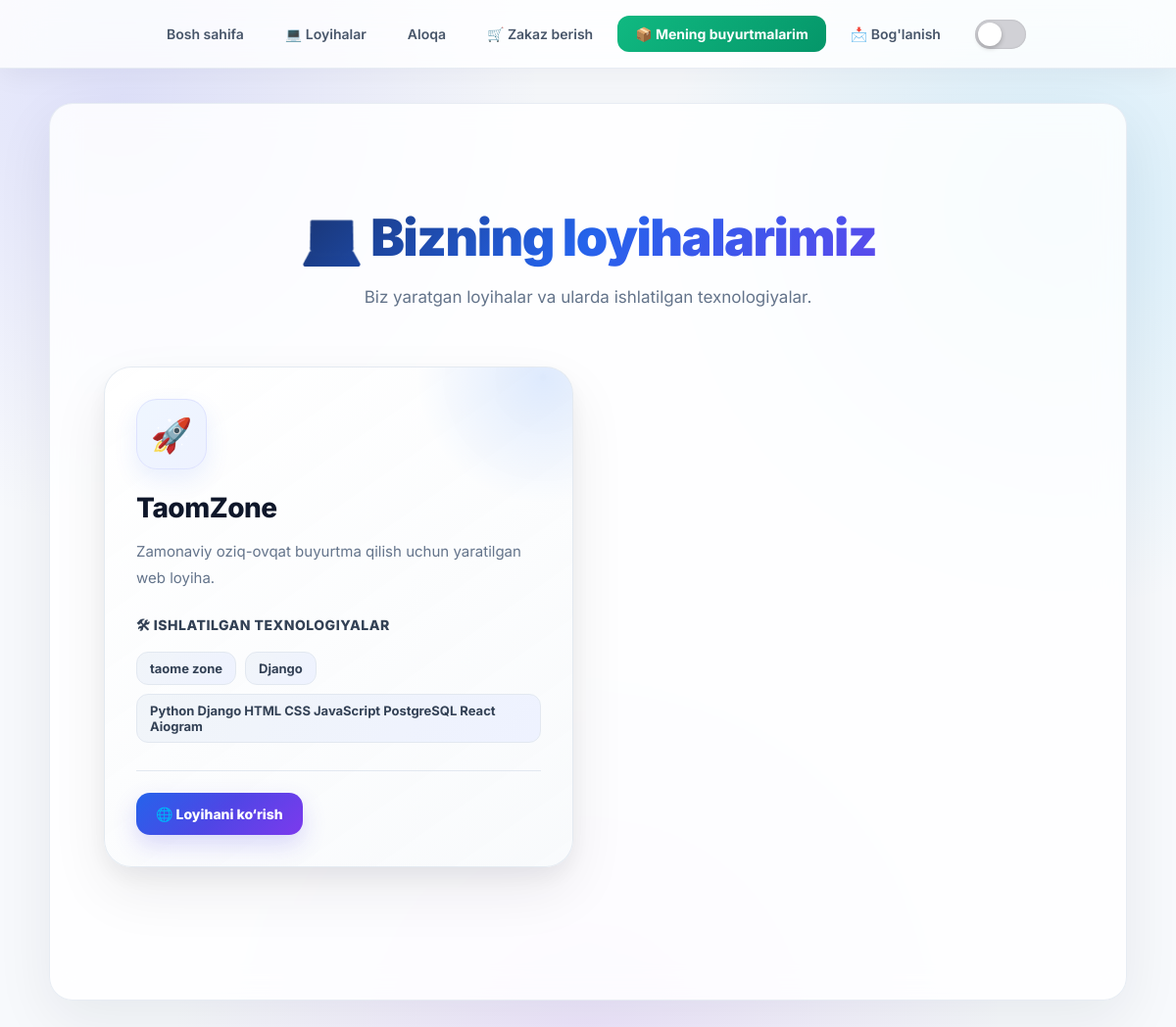
Screenshot of /loyihalar/ with the database file from the repository.
### store/models.py (models this page shows, shortened)
class Project(models.Model):
    name = models.CharField(
        max_length=200
    )
    description = models.TextField()
    link = models.URLField(
        blank=True
    )
    technologies = models.ManyToManyField(
        Technology,
        related_name="projects"
    )
    created_at = models.DateTimeField(
        auto_now_add=True
    )

class Technology(models.Model):
    name = models.CharField(
        max_length=100,
        unique=True
    )

### store/views.py (the view)
def loyihalar(request):
    projects = Project.objects.prefetch_related(
        "technologies"
    ).order_by(
        "-created_at"
    )
    return render(
        request,
        "store/loyihalar.html",
        {
            "projects": projects
        }
    )

### store/templates/store/loyihalar.html (shortened to what this page needs)
{% extends 'store/base.html' %}
{% block content %}
<div class="projects-page">
    <div class="projects-header">
        <h2>💻 Bizning loyihalarimiz</h2>
        <p>
            Biz yaratgan loyihalar va ularda ishlatilgan texnologiyalar.
        </p>
    </div>
    <div class="projects-grid">
        {% for project in projects %}
        <div class="project-card">
            <div class="project-icon">
                🚀
            </div>
            <h3>
                {{ project.name }}
            </h3>
            <p class="project-description">
                {{ project.description }}
            </p>
            <div class="technology-title">
                🛠 Ishlatilgan texnologiyalar
            </div>
            <div class="technology-list">
                {% for technology in project.technologies.all %}
                <span class="technology-tag">
                    {{ technology.name }}
                </span>
                {% empty %}
                <span class="technology-tag">
                    Texnologiya kiritilmagan
                </span>
                {% endfor %}
            </div>
            {% if project.link %}
            <div class="project-link-box">
                <a
                    href="{{ project.link }}"
                    target="_blank"
                    rel="noopener noreferrer"
                    class="project-link-btn"
                >
                    🌐 Loyihani ko‘rish
                </a>
            </div>
            {% endif %}
        </div>
        {% endfor %}
    </div>
</div>
{% endblock %}

### store/static/store/css/uslub.css (style rules this page uses)
* { margin: 0; padding: 0; box-sizing: border-box; }
html { scroll-behavior: smooth; }
body { font-family: 'Inter', Arial, sans-serif; min-height: 100vh; color: #172033; background: radial-gradient( circle at 10% 10%, rgba(99, 102, 241, 0.16), transparent 30% ), radial-gradient( circle at 90% 20%, rgba(14, 165, 233, 0.14), transparent 30% ), radial-gradient( circle at 50% 100%, rgba(168, 85, 247, 0.12), transparent 35% ), #f7f9fc; }
h2 { margin-bottom: 15px; color: #1e293b; font-size: 27px; font-weight: 700; }
h3 { margin-bottom: 10px; color: #4f46e5; font-size: 20px; }
p { color: #64748b; font-size: 16px; line-height: 1.8; margin-bottom: 12px; }
.projects-page { padding: 70px 20px 100px; max-width: 1250px; margin: 0 auto; }
.projects-header { text-align: center; margin-bottom: 55px; }
.projects-header h2 { margin: 0 0 14px; font-size: clamp(32px, 5vw, 52px); font-weight: 900; letter-spacing: -1.5px; background: linear-gradient( 135deg, #111827, #2563eb, #7c3aed ); -webkit-background-clip: text; -webkit-text-fill-color: transparent; background-clip: text; }
.projects-header p { max-width: 700px; margin: 0 auto; color: #64748b; font-size: 17px; line-height: 1.8; }
.projects-grid { max-width: 1100px; margin: 0 auto; display: grid; grid-template-columns: repeat(2, minmax(0, 1fr)); gap: 30px; }
.project-card { position: relative; padding: 32px; border-radius: 28px; background: linear-gradient( 145deg, rgba(255, 255, 255, 0.96), rgba(248, 250, 252, 0.90) ); border: 1px solid rgba(226, 232, 240, 0.9); box-shadow: 0 10px 25px rgba(15, 23, 42, 0.06), 0 25px 60px rgba(15, 23, 42, 0.07); overflow: hidden; transition: transform 0.45s ease, box-shadow 0.45s ease, border-color 0.45s ease; animation: portfolioCardAppear 0.7s ease both; }
.project-card::before { content: ""; position: absolute; top: -120px; right: -100px; width: 260px; height: 260px; border-radius: 50%; background: radial-gradient( circle, rgba(59, 130, 246, 0.16), transparent 70% ); pointer-events: none; transition: 0.5s ease; }
.project-icon { width: 72px; height: 72px; margin-bottom: 22px; display: flex; align-items: center; justify-content: center; border-radius: 21px; background: linear-gradient( 135deg, #eff6ff, #eef2ff ); border: 1px solid rgba(99, 102, 241, 0.12); font-size: 34px; box-shadow: 0 10px 25px rgba(37, 99, 235, 0.10); transition: transform 0.4s ease, box-shadow 0.4s ease; }
.project-card h3 { position: relative; z-index: 2; margin: 0 0 14px; color: #0f172a; font-size: 28px; font-weight: 800; letter-spacing: -0.5px; }
.project-description { position: relative; z-index: 2; margin: 0 0 25px; color: #64748b; font-size: 15px; line-height: 1.8; }
.technology-title { position: relative; z-index: 2; margin-bottom: 13px; color: #334155; font-size: 14px; font-weight: 800; text-transform: uppercase; letter-spacing: 0.5px; }
.technology-list { position: relative; z-index: 2; display: flex; flex-wrap: wrap; gap: 9px; }
.technology-tag { display: inline-flex; align-items: center; padding: 8px 13px; border-radius: 12px; background: linear-gradient( 135deg, #f1f5f9, #eef2ff ); border: 1px solid #e2e8f0; color: #334155; font-size: 13px; font-weight: 700; transition: transform 0.25s ease, border-color 0.25s ease, background 0.25s ease; }
.project-link-box { position: relative; z-index: 2; margin-top: 28px; padding-top: 22px; border-top: 1px solid #e2e8f0; }
.project-link-btn { display: inline-flex; align-items: center; justify-content: center; gap: 8px; padding: 13px 20px; border-radius: 14px; background: linear-gradient( 135deg, #2563eb, #4f46e5, #7c3aed ); color: white; text-decoration: none; font-size: 14px; font-weight: 800; box-shadow: 0 10px 25px rgba(79, 70, 229, 0.20); transition: transform 0.3s ease, box-shadow 0.3s ease; }

### rows the page displays
Project: name "TaomZone", description "Zamonaviy oziq-ovqat buyurtma qilish uchun yaratilgan web loyiha."
Technology: name "taome zone"
Technology: name "Django"
Technology: name "Python Django HTML CSS JavaScript PostgreSQL React Aiogram"
